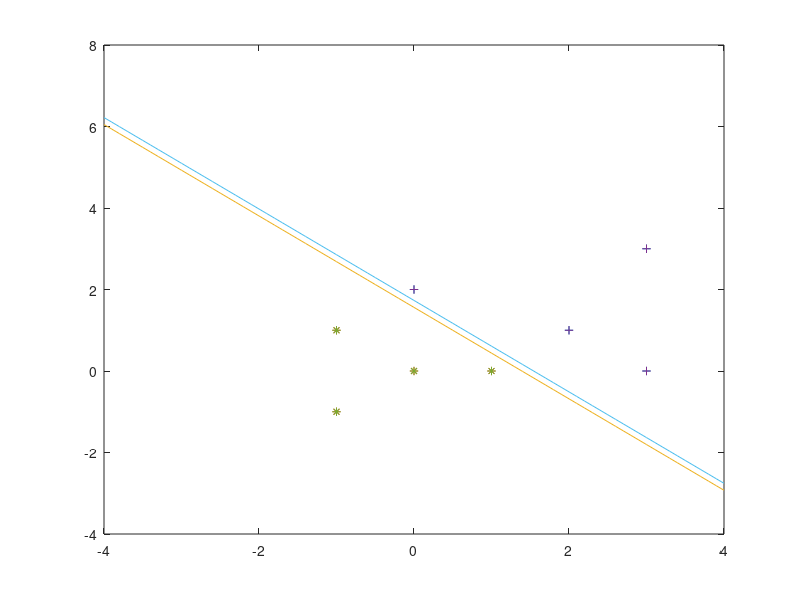

The MATLAB script that drew this image:
C1 = [3,3; 3,0; 2,1; 0,2];
C2 = [-1,1; 0,0; -1,-1; 1,0];
m1 = mean(C1);
m2 = mean(C2);

sw1 = zeros(size(m1,2));

for i=1:size(C1,1)
   sw1 = sw1 + (C1(i,:)-m1)'*(C1(i,:)-m1) + (C2(i,:)-m2)'*(C2(i,:)-m2);
end

w1 = (inv(sw1))*(m1-m2)'; %for class 1 and class 2 

pro_a = min(C1*w1);
pro_b = max(C2*w1);
b1 = -1*((pro_a+pro_b)/2);

figure
plot(C1(:,1),C1(:,2),'+');
hold on 
plot(C2(:,1),C2(:,2),'*');
hold on

x1 = -4:0.1:4;
y1 = (-w1(1)*x1 -b1)/w1(2);
plot(x1,y1);

col_size = size(C1, 1); 
onecol = (ones(col_size,1));
C11 = [C1,onecol];
C22 = [C2,onecol];

A = [C11;C22];
Y = [1;1;1;1;-1;-1;-1;-1];

w2 = inv(A'*A)*A'*Y;

plot(C1(:,1),C1(:,2),'+');
hold on 
plot(C2(:,1),C2(:,2),'*');
hold on

x2 = -4:0.1:4;
y2 = (-w2(1)*x2 -w2(3))/w2(2);
hold on
plot(x2,y2);